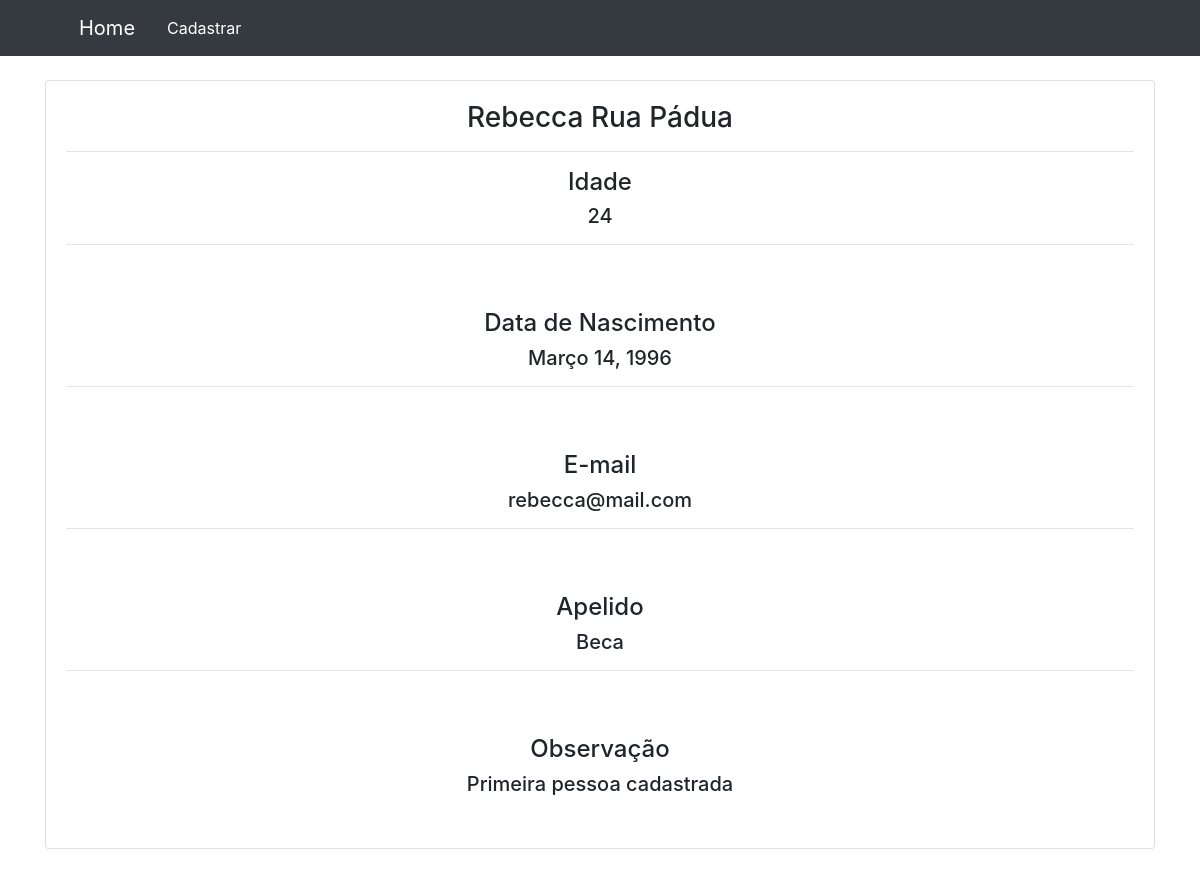
Screenshot of /detalhe_pessoa/1/ with the database file from the repository.
### pessoas/models.py (models this page shows, shortened)
class Pessoa(models.Model):
    nome = models.CharField('Nome', max_length=150)
    idade = models.IntegerField('Idade')
    data_nascimento = models.DateField('Data de Nascimento')
    email = models.EmailField('E-mail')
    apelido = models.CharField('Apelido', max_length=50, blank=True)
    observacao = models.TextField('Observação', max_length=150, blank=True)

### pessoas/views.py (the view)
# urls.py: path('detalhe_pessoa/<int:id>/', views.detalhe_pessoa, name='detalhe_pessoa')
def detalhe_pessoa(request, id):
    pessoa = Pessoa.objects.get(id=id)
    return render(request, 'pessoas/detalhe_pessoa.html', {'pessoa': pessoa})

### pessoas/templates/pessoas/detalhe_pessoa.html (shortened to what this page needs)
{% extends 'base.html' %}
{% load static %}
{% block content %}
    <div class="container">
        <div id="row-principal" class="row mt-4" style="margin-bottom: 7%;">
        <div class="col-md-12">
            <div class="card">
            <div class="card-body">
                <div class="row">
                    <div class="col-md-12">
                        <h3 id="titulo-profile">{{ pessoa.nome }}</h4>
                        <hr>
                    </div>
                </div>
                <div class="row">
                    <div class="col-md-12">
                        <h4>Idade</h4>
                        <h5>{{ pessoa.idade }}</h5>
                        <hr><br><br>
                        <h4>Data de Nascimento</h4>
                        <h5>{{ pessoa.data_nascimento }}</h5>
                        <hr><br><br>
                        <h4>E-mail</h4>
                        <h5>{{ pessoa.email }}</h5>
                        <hr><br><br>
                        <h4>Apelido</h4>
                        <h5>{{ pessoa.apelido }}</h5>
                        <hr><br><br>
                        <h4>Observação</h4>
                        <h5>{{ pessoa.observacao }}</h5>
                        <br>
                    </div>
                </div>
            </div>
            </div>
        </div>
        </div>
    </div>
{% endblock content %}

### pessoas/templates/pessoas/detalhe_pessoa.html (style rules this page uses)
h3, h4, h5 { text-align: center; }

### rows the page displays
Pessoa: nome "Rebecca Rua Pádua", idade "24", data_nascimento "Março 14, 1996", email "rebecca@mail.com", apelido "Beca", observacao "Primeira pessoa cadastrada"
